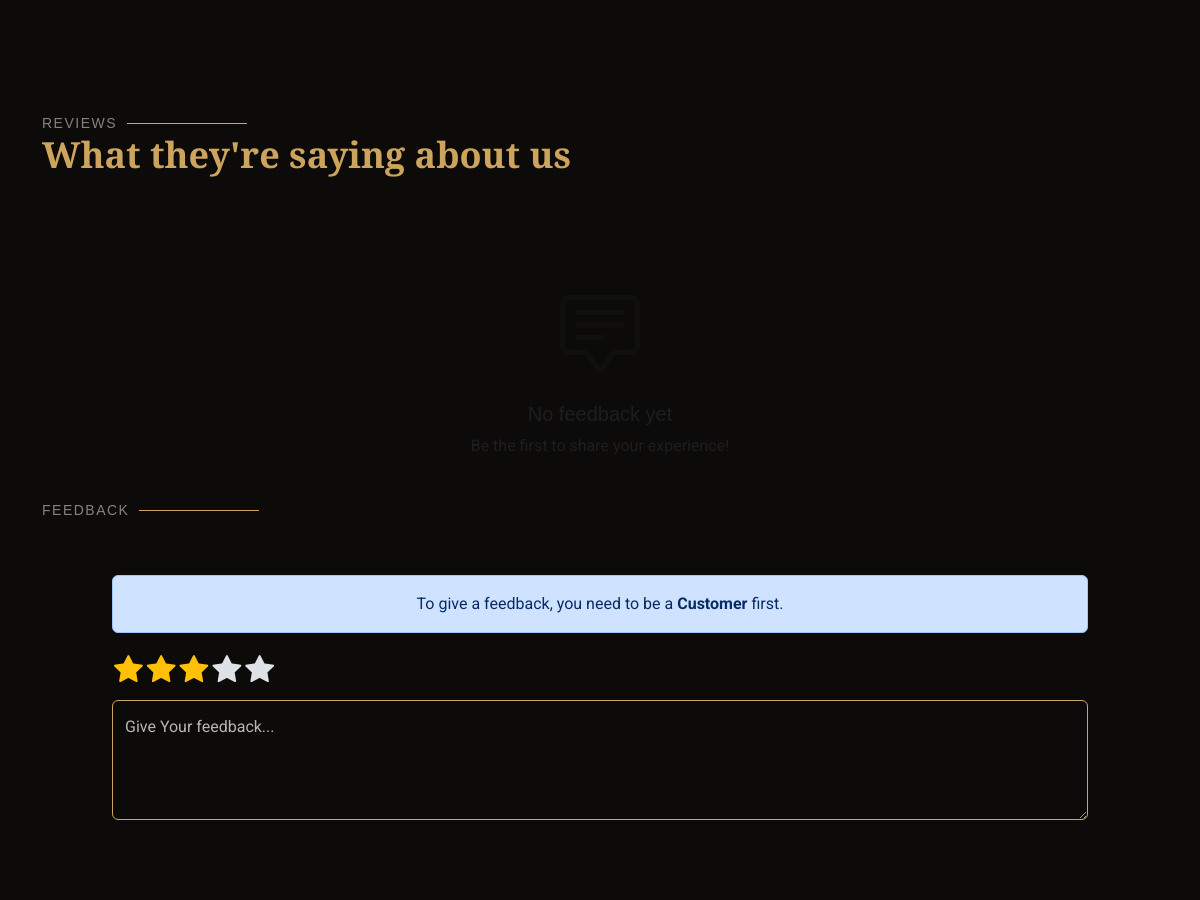
Before: / (middle part) with the older database file.
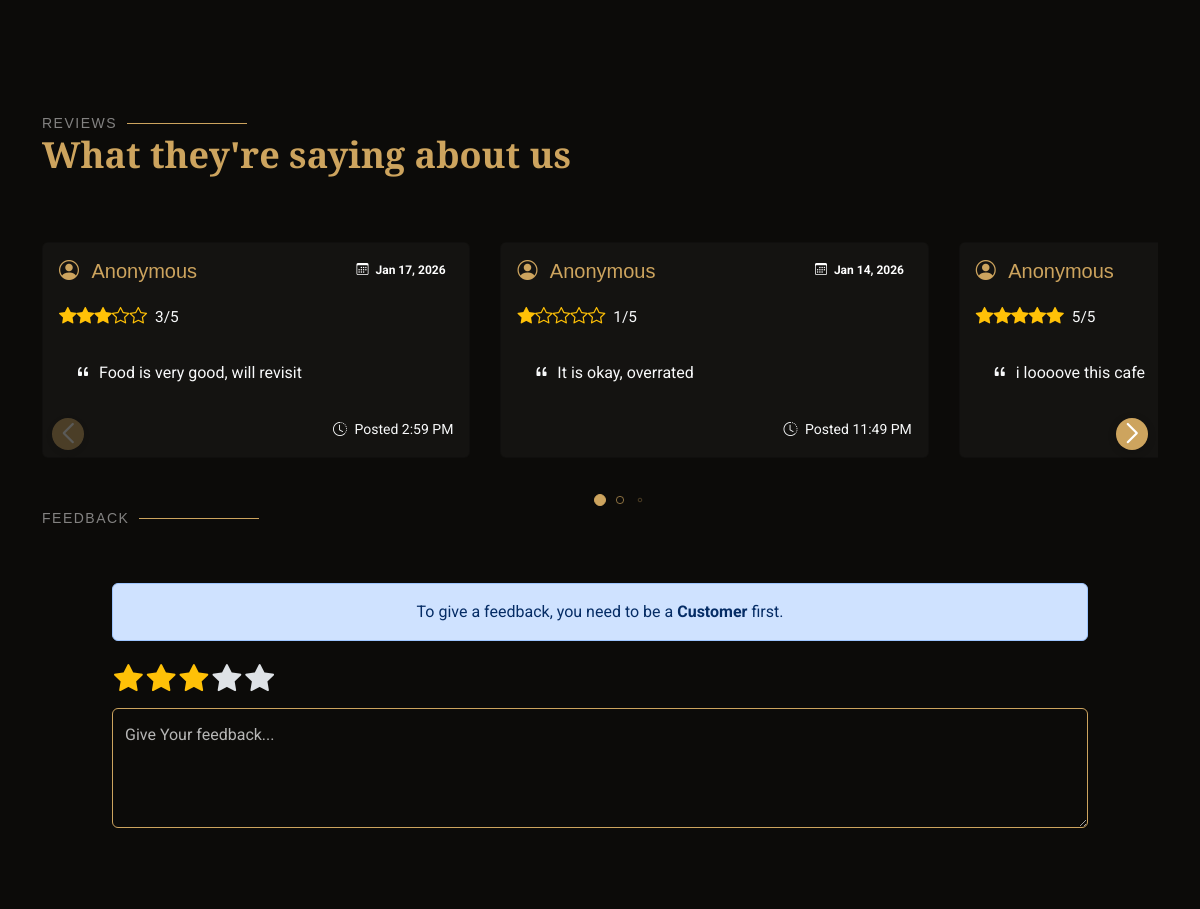
After: the same page with the newer database file.
### tables this page shows
CREATE TABLE `feedbacks` (
  `id` int(11) NOT NULL,
  `user_name` varchar(100) DEFAULT 'Anonymous',
  `user_email` varchar(100) DEFAULT NULL,
  `feedback_text` text NOT NULL,
  `rating` int(1) DEFAULT 3,
  `created_at` datetime NOT NULL
);

### app/persmission.php (called while the page is built)
<?php
function hasPermission($permission_name) {
    global $pdo;
    $role_id = $_SESSION['role_id'] ?? null;
    if (!$role_id) return false;
    $stmt = $pdo->prepare('
        SELECT COUNT(*) FROM role_permissions
        INNER JOIN permissions ON role_permissions.permission_id = permissions.id
        WHERE role_permissions.role_id = :role_id AND permissions.permission_name = :permission_name
    ');
    $stmt->execute(['role_id' => $role_id, 'permission_name' => $permission_name]);
    return $stmt->fetchColumn() > 0;
}

### index.php (the view, shortened to what this page needs)
<?php
require 'app/db.php';
require 'app/persmission.php';
require 'app/feedback.php';
$feedbacks = getAllFeedbacks($pdo);
?>
<!DOCTYPE html>
<html lang="en">
    <head>
        <link href="assets/vendor/bootstrap/css/bootstrap.min.css" rel="stylesheet">
        <link href="assets/vendor/bootstrap-icons/bootstrap-icons.css" rel="stylesheet">
        <link href="assets/vendor/aos/aos.css" rel="stylesheet">
        <link href="assets/vendor/glightbox/css/glightbox.min.css" rel="stylesheet">
        <link href="assets/vendor/swiper/swiper-bundle.min.css" rel="stylesheet">
        <link href="assets/css/main.css" rel="stylesheet">
    </head>
    <body class="index-page">
        <main class="main">
            <section id="why-us" class="why-us section">
            </section>
            <section id="testimonials" class="testimonials section">
                <div class="container section-title" data-aos="fade-up">
                    <h2>Reviews</h2>
                    <p>What they're saying about us</p>
                </div>
                <div class="container" data-aos="fade-up" data-aos-delay="100">
                    <div class="swiper init-swiper" data-speed="600" data-delay="5000" data-breakpoints="{ &quot;320&quot;: { &quot;slidesPerView&quot;: 1, &quot;spaceBetween&quot;: 40 }, &quot;1200&quot;: { &quot;slidesPerView&quot;: 3, &quot;spaceBetween&quot;: 40 } }">
                        <div id="view-feedback">
                            <?php if (empty($feedbacks)): ?>
                            <div class="text-center py-5">
                                <div class="mb-3">
                                    <i class="bi bi-chat-square-text display-1 text-muted opacity-25"></i>
                                </div>
                                <h4 class="h5 text-muted mb-2">No feedback yet</h4>
                                <p class="text-muted mb-0">Be the first to share your experience!</p>
                            </div>
                            <?php else: ?>
                            <div class="swiper-container">
                                <div class="swiper reviewsSwiper">
                                    <div class="swiper-wrapper">
                                        <?php foreach ($feedbacks as $feedback): ?>
                                        <div class="swiper-slide">
                                            <div class="card feedback-card h-100">
                                                <div class="card-body d-flex flex-column">
                                                    <div class="d-flex justify-content-between align-items-start mb-3">
                                                        <div class="flex-grow-1">
                                                            <h5 class="card-title mb-1">
                                                                <i class="bi bi-person-circle me-2"></i>
                                                                <?php echo htmlspecialchars($feedback['user_name']); ?>
                                                            </h5>
                                                        </div>
                                                        <span class="badge ms-2">
                                                            <i class="bi bi-calendar3 me-1"></i>
                                                            <?php echo formatFeedbackDate($feedback['created_at']); ?>
                                                        </span>
                                                    </div>
                                                    <div class="star-display mb-3">
                                                        <?php echo getStarDisplay($feedback['rating']); ?>
                                                    </div>
                                                    <div class="feedback-text text-light mb-3 flex-grow-1">
                                                        <div class="p-3 rounded h-100">
                                                            <i class="bi bi-quote me-1"></i>
                                                            <span class="feedback-content-text">
                                                                <?php echo nl2br(htmlspecialchars($feedback['feedback_text'])); ?>
                                                            </span>
                                                        </div>
                                                    </div>
                                                    <div class="mt-auto text-end">
                                                        <small class="text-light">
                                                            <i class="bi bi-clock-history me-1"></i>
                                                            Posted <?php echo date('g:i A', strtotime($feedback['created_at'])); ?>
                                                        </small>
                                                    </div>
                                                </div>
                                            </div>
                                        </div>
                                        <?php endforeach; ?>
                                    </div>
                                    <div class="swiper-button-next"></div>
                                    <div class="swiper-button-prev"></div>
                                    <br>
                                    <div class="swiper-pagination"></div>
                                </div>
                            </div>
                            <?php endif; ?>
                        </div>
                    </div>
                </div>
                <div class="container section-title" data-aos="fade-up">
                    <h2>Feedback</h2>
                </div>
                <div class="container col-10" data-aos="fade-up" data-aos-delay="100">
                    <?php if (!hasPermission('create_feedback')): ?>
                    <div class="alert alert-primary text-center" role="alert">
                      To give a feedback, you need to be a <a href="login.php" class="alert-link">Customer</a> first.
                    </div>
                    <?php endif; ?>
                    <form method="POST" action="<?php echo htmlspecialchars($_SERVER['PHP_SELF']); ?>#testimonials" novalidate>
                        <div class="col-12">
                            <div class="star-rating star-label mb-2">
                                <label for="star5" title="Excellent - Perfect experience!">
                                    <i class="bi bi-star-fill"></i>
                                </label>
                                <label for="star4" title="Very Good - Great experience">
                                    <i class="bi bi-star-fill"></i>
                                </label>
                                <label for="star3" title="Good - Satisfied">
                                    <i class="bi bi-star-fill"></i>
                                </label>
                                <label for="star2" title="Fair - Could be better">
                                    <i class="bi bi-star-fill"></i>
                                </label>
                                <label for="star1" title="Poor - Needs improvement">
                                    <i class="bi bi-star-fill"></i>
                                </label>
                            </div>
                        </div>
                        <div class="col-12">
                            <div class="form-floating">
                                <textarea class="form-control"
                                          id="feedback_text"
                                          name="feedback"
                                          placeholder="Give Your feedback..."
                                          style="height: 120px"
                                          required><?php echo htmlspecialchars($_POST['feedback'] ?? ''); ?></textarea> <br>
                            </div>
                        </div>
                    </form>
                </div>
            </section>
        </main>
    </body>
</html>

### app/feedback.php (shortened to what this page needs)
<?php
function getAllFeedbacks($pdo) {
    try {
        $stmt = $pdo->query("
            SELECT * FROM feedbacks
            ORDER BY created_at DESC
        ");
        return $stmt->fetchAll(PDO::FETCH_ASSOC);
    } catch(PDOException $e) {
        error_log("Error fetching feedbacks: " . $e->getMessage());
        return [];
    }
}
function getStarDisplay($rating) {
    $html = '';
    for ($i = 1; $i <= $rating; $i++) {
        $html .= '<i class="bi bi-star-fill"></i>';
    }
    for ($i = $rating + 1; $i <= 5; $i++) {
        $html .= '<i class="bi bi-star"></i>';
    }
    $html .= '<span class="ms-2 text-light small">' . $rating . '/5</span>';
    return $html;
}
function formatFeedbackDate($dateString) {
    $timestamp = strtotime($dateString);
    $now = time();
    $diff = $now - $timestamp;
    return date('M j, Y', $timestamp);
}
?>

### assets/css/main.css (style rules this page uses)
:root { --default-font: "Roboto", system-ui, -apple-system, "Segoe UI", Roboto, "Helvetica Neue", Arial, "Noto Sans", "Liberation Sans", sans-serif, "Apple Color Emoji", "Segoe UI Emoji", "Segoe UI Symbol", "Noto Color Emoji"; --heading-font: "Playfair Display", sans-serif; --nav-font: "Poppins", sans-serif; }
:root { --background-color: #0c0b09; --default-color: rgba(255, 255, 255, 0.7); --heading-color: #ffffff; --accent-color: #cda45e; --surface-color: #29261f; --contrast-color: #0c0b09; }
:root { --nav-color: #ffffff; --nav-hover-color: #cda45e; --nav-mobile-background-color: #29261f; --nav-dropdown-background-color: #29261f; --nav-dropdown-color: #ffffff; --nav-dropdown-hover-color: #cda45e; }
:root { scroll-behavior: smooth; }
body { color: var(--default-color); background-color: var(--background-color); font-family: var(--default-font); }
a { color: var(--accent-color); text-decoration: none; transition: 0.3s; }
h1, h2, h3, h4, h5, h6 { color: var(--heading-color); font-family: var(--heading-font); }
section, .section { color: var(--default-color); background-color: var(--background-color); padding: 60px 0; scroll-margin-top: 77px; overflow: clip; }
.section-title { padding-bottom: 60px; position: relative; }
.section-title h2 { font-size: 14px; font-weight: 500; padding: 0; line-height: 1px; margin: 0; letter-spacing: 1.5px; text-transform: uppercase; color: color-mix(in srgb, var(--default-color), transparent 30%); position: relative; }
.section-title h2::after { content: ""; width: 120px; height: 1px; display: inline-block; background: var(--accent-color); margin: 4px 10px; }
.section-title p { color: var(--accent-color); margin: 0; font-size: 36px; font-weight: 600; font-family: var(--heading-font); }
.star-rating { display: flex; flex-direction: row-reverse; justify-content: flex-end; cursor: pointer; }
.star-rating label { color: #dee2e6; cursor: pointer; transition: color 0.2s; margin: 0 2px; }
.star-rating label:hover, .star-rating label:hover ~ label, .star-rating input:checked ~ label { color: #ffc107; }
.star-display { color: #ffc107; font-size: 1.1rem; }
.star-label { font-size: 1.8rem; }
.star-rating i { display: inline-block; }
.feedback-card { background-color: color-mix(in srgb, var(--default-color), transparent 95%) !important; */ min-height: 5em; }
.feedback-card .card-title { color: var(--accent-color) !important; }
.form-control { background-color: var(--background-color); color: var(--default-color); border-color: var(--accent-color); }
#feedback_text { background-color: var(--background-color) !important; color: var(--default-color) !important; border-color: var(--accent-color) !important; }
#feedback_text::placeholder { color: var(--default-color) !important; }
.swiper-button-next, .swiper-button-prev { width: 32px !important; height: 32px !important; background-color: var(--accent-color); border-radius: 50%; color: white !important; top: 50% !important; margin-top: 40px; box-shadow: 0 2px 8px rgba(0,0,0,0.2); }
.swiper-button-next { right: 10px !important; }
.swiper-button-prev { left: 10px !important; }
.swiper-button-next:after, .swiper-button-prev:after { font-size: 20px !important; font-weight: bold; }
.swiper-button-next.swiper-button-disabled, .swiper-button-prev.swiper-button-disabled { opacity: 0.3; cursor: not-allowed; pointer-events: all; }
.testimonials .swiper-wrapper { height: auto; }
.testimonials .swiper-pagination { margin-top: 20px; position: relative; }

Changed rows visible on the page:
added feedbacks: user_name "Anonymous", created_at "Jan 17, 2026", rating "3", feedback_text "Food is very good, will revisit", created_at "2:59 PM"
added feedbacks: user_name "Anonymous", created_at "Jan 14, 2026", rating "1", feedback_text "It is okay, overrated", created_at "11:49 PM"
added feedbacks: user_name "Anonymous", rating "5", feedback_text "i loooove this cafe"
Other visible differences:
text no longer shown: "No feedback yet Be the first to share your experience!"
